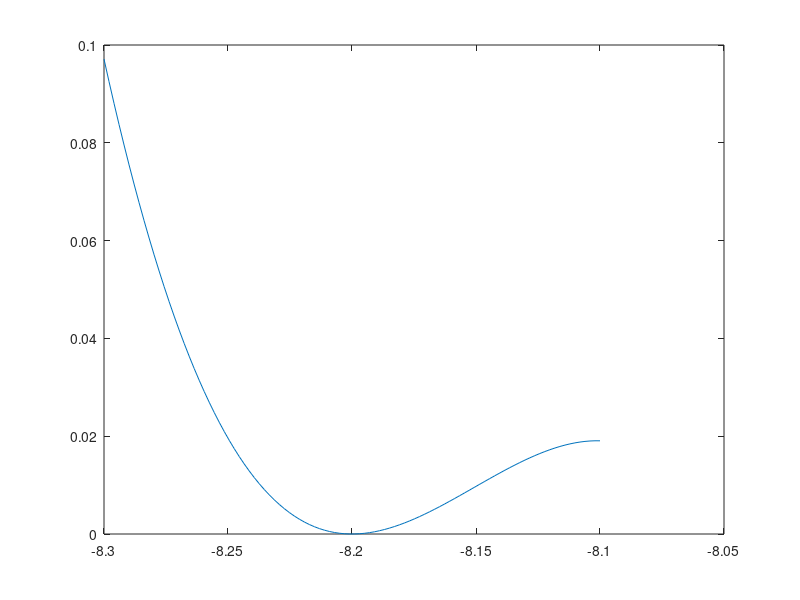

The MATLAB source for this figure:
f=@(x)(-1/2*(x+9).^4+2*sin(5*x)-4)
dfdx=@(x)(10*cos(5*x)-2*(x+9).^3);

L=@(x,a)(f(a)+dfdx(a).*(x-a));

a=-8.2;
k=dfdx(a)
m=L(0,a)

L=@(x)k*x+m

E=@(x)abs(f(x)-L(x))

x=linspace(-8.3,-8.1);

plot(x,E(x))
